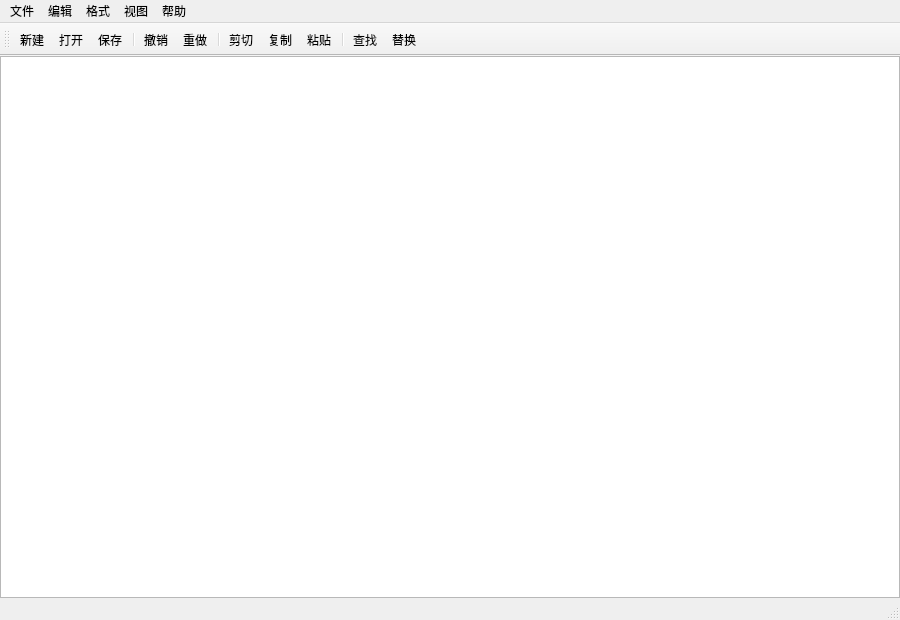
<?xml version="1.0" encoding="UTF-8"?><ui version="4.0"><class>EditorWindow</class><widget class="QMainWindow" name="EditorWindow"><property name="geometry"><rect><x>0</x><y>0</y><width>900</width><height>620</height></rect></property><property name="windowTitle"><string>未命名[*] - 文本编辑器</string></property><widget class="QWidget" name="centralwidget"><layout class="QVBoxLayout" name="editorLayout"><property name="leftMargin"><number>0</number></property><property name="topMargin"><number>0</number></property><property name="rightMargin"><number>0</number></property><property name="bottomMargin"><number>0</number></property><item><widget class="CodeEditor" name="textEdit"/></item></layout></widget><widget class="QMenuBar" name="menuBar"><widget class="QMenu" name="menuFile"><property name="title"><string>文件</string></property><addaction name="actionNew"/><addaction name="actionOpen"/><addaction name="actionSave"/><addaction name="actionSaveAs"/><addaction name="separator"/><addaction name="actionQuit"/></widget><widget class="QMenu" name="menuEdit"><property name="title"><string>编辑</string></property><addaction name="actionUndo"/><addaction name="actionRedo"/><addaction name="separator"/><addaction name="actionCut"/><addaction name="actionCopy"/><addaction name="actionPaste"/><addaction name="actionSelectAll"/><addaction name="separator"/><addaction name="actionFind"/><addaction name="actionReplace"/></widget><widget class="QMenu" name="menuFormat"><property name="title"><string>格式</string></property><addaction name="actionFont"/><addaction name="actionTextColor"/><addaction name="actionBackground"/><addaction name="actionWrap"/></widget><widget class="QMenu" name="menuView"><property name="title"><string>视图</string></property><addaction name="actionLineNumbers"/><addaction name="actionToolbar"/><addaction name="actionStatusbar"/></widget><widget class="QMenu" name="menuHelp"><property name="title"><string>帮助</string></property><addaction name="actionAbout"/></widget><addaction name="menuFile"/><addaction name="menuEdit"/><addaction name="menuFormat"/><addaction name="menuView"/><addaction name="menuHelp"/></widget><widget class="QToolBar" name="mainToolBar"><property name="windowTitle"><string>工具栏</string></property><attribute name="toolBarArea"><enum>TopToolBarArea</enum></attribute><attribute name="toolBarBreak"><bool>false</bool></attribute><addaction name="actionNew"/><addaction name="actionOpen"/><addaction name="actionSave"/><addaction name="separator"/><addaction name="actionUndo"/><addaction name="actionRedo"/><addaction name="separator"/><addaction name="actionCut"/><addaction name="actionCopy"/><addaction name="actionPaste"/><addaction name="separator"/><addaction name="actionFind"/><addaction name="actionReplace"/></widget><widget class="QStatusBar" name="statusBar"/><action name="actionNew"><property name="text"><string>新建</string></property><property name="shortcut"><string>Ctrl+N</string></property></action><action name="actionOpen"><property name="text"><string>打开</string></property><property name="shortcut"><string>Ctrl+O</string></property></action><action name="actionSave"><property name="text"><string>保存</string></property><property name="shortcut"><string>Ctrl+S</string></property></action><action name="actionSaveAs"><property name="text"><string>另存为</string></property><property name="shortcut"><string>Ctrl+Shift+S</string></property></action><action name="actionQuit"><property name="text"><string>退出</string></property><property name="shortcut"><string>Ctrl+Q</string></property></action><action name="actionUndo"><property name="text"><string>撤销</string></property><property name="shortcut"><string>Ctrl+Z</string></property></action><action name="actionRedo"><property name="text"><string>重做</string></property><property name="shortcut"><string>Ctrl+Y</string></property></action><action name="actionCut"><property name="text"><string>剪切</string></property><property name="shortcut"><string>Ctrl+X</string></property></action><action name="actionCopy"><property name="text"><string>复制</string></property><property name="shortcut"><string>Ctrl+C</string></property></action><action name="actionPaste"><property name="text"><string>粘贴</string></property><property name="shortcut"><string>Ctrl+V</string></property></action><action name="actionSelectAll"><property name="text"><string>全选</string></property><property name="shortcut"><string>Ctrl+A</string></property></action><action name="actionFind"><property name="text"><string>查找</string></property><property name="shortcut"><string>Ctrl+F</string></property></action><action name="actionReplace"><property name="text"><string>替换</string></property><property name="shortcut"><string>Ctrl+H</string></property></action><action name="actionFont"><property name="text"><string>字体</string></property></action><action name="actionTextColor"><property name="text"><string>字体颜色</string></property></action><action name="actionBackground"><property name="text"><string>背景颜色</string></property></action><action name="actionWrap"><property name="text"><string>自动换行</string></property><property name="checkable"><bool>true</bool></property><property name="checked"><bool>true</bool></property></action><action name="actionLineNumbers"><property name="text"><string>显示行号</string></property><property name="checkable"><bool>true</bool></property><property name="checked"><bool>true</bool></property></action><action name="actionToolbar"><property name="text"><string>工具栏</string></property><property name="checkable"><bool>true</bool></property><property name="checked"><bool>true</bool></property></action><action name="actionStatusbar"><property name="text"><string>状态栏</string></property><property name="checkable"><bool>true</bool></property><property name="checked"><bool>true</bool></property></action><action name="actionAbout"><property name="text"><string>关于</string></property></action></widget><customwidgets><customwidget><class>CodeEditor</class><extends>QPlainTextEdit</extends><header>codeeditor.h</header></customwidget></customwidgets><resources/><connections/></ui>
